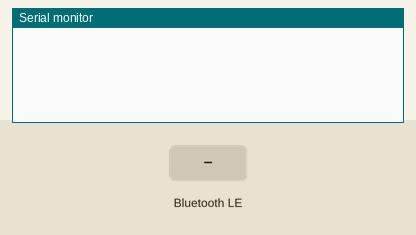
Recording of a sketch running on a simulated ESP32. Parts: the last lines printed to the serial monitor. The inputs (shaded band) are chosen by the test bench. Nothing arrives over Bluetooth unless stated; a phone connects over Bluetooth LE 3 s after start.

Above: at 1.2 s.
1.3 s: Bluetooth LE write "1" received
At 2.1 s:
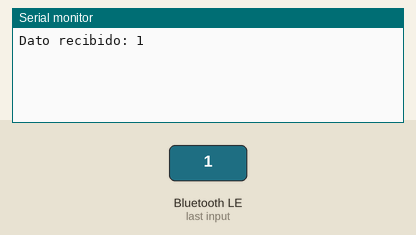
4.3 s: Bluetooth LE write "0" received
At 5.5 s:
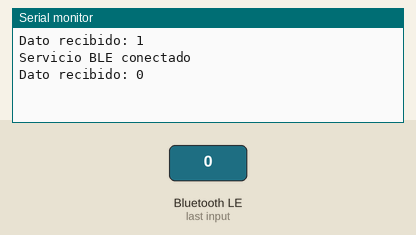
5.8 s: Bluetooth LE write "2" received
At 6.7 s:
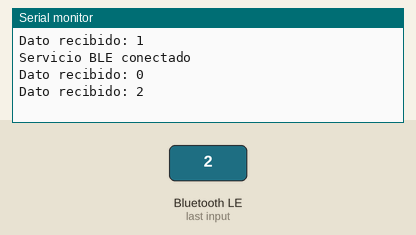

Measured:
- after the input at 1.3 s, the serial monitor: prints a new line at once (image 1)
- after the input at 4.3 s, the serial monitor: prints a new line at once (image 2)
- after the input at 5.8 s, the serial monitor: prints a new line at once (image 3)

The sketch:

ESP32-BLE.ino
```cpp
#define BLE_MAX_TIME  30000

unsigned long runTime;
bool deviceConnectedBLE = false;

void setup()
{
  Serial.begin(115200);
  runTime = millis();         //Almacena el dato de tiempo actual (millis())
}

void loop()
{
  BLE_Manager();
  if( ((millis() - runTime) > BLE_MAX_TIME) && !deviceConnectedBLE) // Si han pasado 30seg (BLE_MAX_TIME) desde que se almacenó el tiempo en el setup Y el no existe conexión BLE...
  {
    // Hacer esto...
  }
}
```

BLE.ino
```cpp
#include <BLEDevice.h>
#include <string.h>

#define B_DEBUG
// The remote service we wish to connect to.
#define SERVICE_UUID              "4fafc201-1fb5-459e-8fcc-c5c9c331914b"
#define CHARACTERISTIC_WRITE_UUID  "beb5483e-36e1-4688-b7f5-ea07361b26a8"
#define CHARACTERISTIC_READ_UUID    "13b26b14-8bc1-11ee-b9d1-0242ac120002"
#define CHARACTERISTIC_NOTIFY_UUID    "1e2d3c18-8bc1-11ee-b9d1-0242ac120002"

BLECharacteristic* wCharacteristic = NULL;
BLECharacteristic* rCharacteristic = NULL;
BLECharacteristic* nCharacteristic = NULL;

bool blesetup = false;
bool blestop = false;

int value = 0;

unsigned long BleInitTime = 0;

class MyServerCallbacks: public BLEServerCallbacks {
    void onConnect(BLEServer* pServer) {
      deviceConnectedBLE = true;
      BLEDevice::startAdvertising();

      Serial.println("Servicio BLE conectado");
    };

    void onDisconnect(BLEServer* pServer) {
      deviceConnectedBLE = false;

      Serial.println("Servicio BLE desconectado");
    }
};

class WRITECallback: public BLECharacteristicCallbacks {
    void onWrite(BLECharacteristic *wCharacteristic) {
      std::string value = wCharacteristic->getValue();

      Serial.print("Dato recibido: ");
      Serial.println(value.c_str());

      //Mandamos por notificación ese mensaje que ha llegado
      nCharacteristic->setValue(value.c_str()); //Envia valor por caracteristica de notificación
      nCharacteristic->notify();
    }
};

void setupBLE()
{
  BLEDevice::init("ESP32-BLE");
  BLEServer *pServer = BLEDevice::createServer();
  pServer->setCallbacks(new MyServerCallbacks());

  BLEService *pService = pServer->createService(SERVICE_UUID);

  wCharacteristic = pService->createCharacteristic(
                                         CHARACTERISTIC_WRITE_UUID,
                                         BLECharacteristic::PROPERTY_WRITE
                                       );

  rCharacteristic = pService->createCharacteristic(
                                         CHARACTERISTIC_READ_UUID,
                                         BLECharacteristic::PROPERTY_READ
                                       );

  nCharacteristic = pService->createCharacteristic(
                                         CHARACTERISTIC_NOTIFY_UUID,
                                         BLECharacteristic::PROPERTY_NOTIFY
                                       );

  wCharacteristic->setCallbacks(new WRITECallback());

  pService->start();

  BLEAdvertising *pAdvertising = pServer->getAdvertising();
  pAdvertising->start();
}

void BLE_Manager ()
{
  if (!blesetup)
  {
    setupBLE();
    BleInitTime = millis();
    blesetup = true;
  }
  if (!blestop && ((millis() - BleInitTime) > BLE_MAX_TIME) && !deviceConnectedBLE)
  {
    BLEDevice::deinit(true);
    blestop = true;
  }
  else{
    if (deviceConnectedBLE) {

        rCharacteristic->setValue(value); //Envia valor por caracteristica de lectura
        value++;
        delay(100);
    }
  }
}
```
